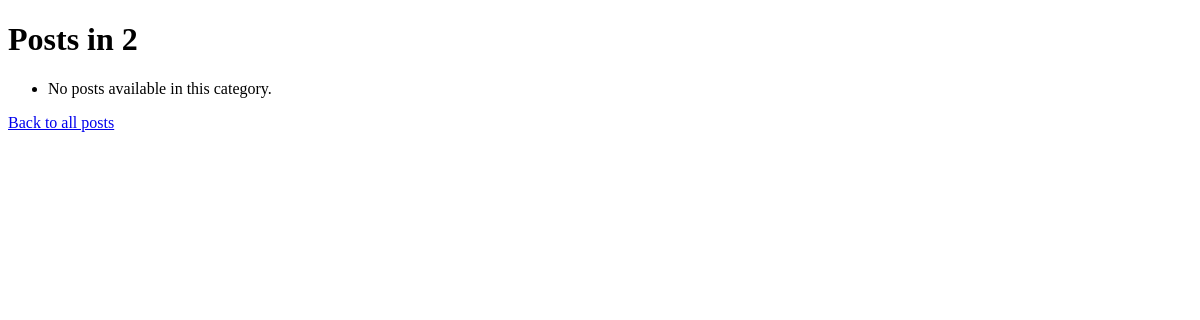
The page /blog/category/2/ on the database as committed earlier.
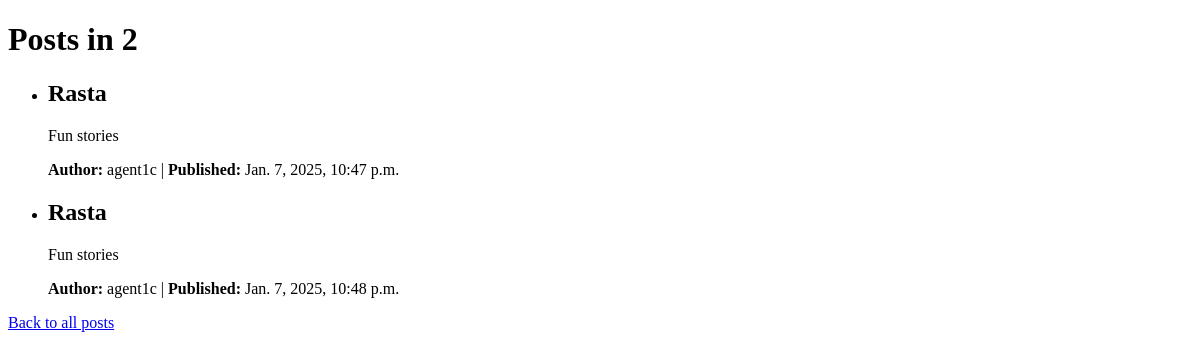
The same page on the database as committed later.
### blog/models.py (models this page shows, shortened)
class BlogPost(models.Model):
    title = models.CharField(max_length=200)
    content = models.TextField()
    author = models.ForeignKey(settings.AUTH_USER_MODEL, on_delete=models.CASCADE)
    category = models.ForeignKey(Category, on_delete=models.SET_NULL, null=True)
    published_date = models.DateTimeField(auto_now_add=True)
    created_date = models.DateTimeField(auto_now=True)
    tags = models.ManyToManyField(Tag, blank=True)

### users/models.py (models this page shows, shortened)
class User(AbstractUser):
    email = models.EmailField(unique=True)
    groups = models.ManyToManyField(
        Group,
        related_name='custom_user_groups',  # Ensure unique related_name
        blank=True,
    )
    user_permissions = models.ManyToManyField(
        Permission,
        related_name='custom_user_permissions',  # Ensure unique related_name
        blank=True,
    )

### blog/views.py (the view)
# urls.py: path('category/<str:category>/', posts_by_category, name='posts_by_category'),
def posts_by_category(request, category):
    posts = BlogPost.objects.filter(category=category)
    published_after = request.GET.get('published_after')
    if published_after:
        published_after_date = datetime.strptime(published_after, '%Y-%m-%d')
        posts = posts.filter(published_date__gte=published_after_date)
    tags = request.GET.get('tags')
    if tags:
        tags_list = [tag.strip() for tag in tags.split(',')]
        posts = posts.filter(tags__in=tags_list)
    return render(request, 'blog/posts_by_category.html', {'posts': posts, 'category': category})

### blog/templates/blog/posts_by_category.html (shortened to what this page needs)
<!DOCTYPE html>
<html lang="en">
<head>
</head>
<body>
    <h1>Posts in {{ category }}</h1>
    <ul>
        {% for post in posts %}
            <li>
                <h2>{{ post.title }}</h2>
                <p>{{ post.content }}</p>
                <p><strong>Author:</strong> {{ post.author.username }} | <strong>Published:</strong> {{ post.published_date }}</p>
            </li>
        {% empty %}
            <li>No posts available in this category.</li>
        {% endfor %}
    </ul>
    <a href="{% url 'post_list' %}">Back to all posts</a>
</body>
</html>

Rows that differ between the two databases and show on the page:
added BlogPost: title "Rasta", content "Fun stories", author.username "agent1c", published_date "Jan. 7, 2025, 10:47 p.m."
added BlogPost: title "Rasta", content "Fun stories", author.username "agent1c", published_date "Jan. 7, 2025, 10:48 p.m."
Other text that changed with them:
text no longer shown: "No posts available in this category."
